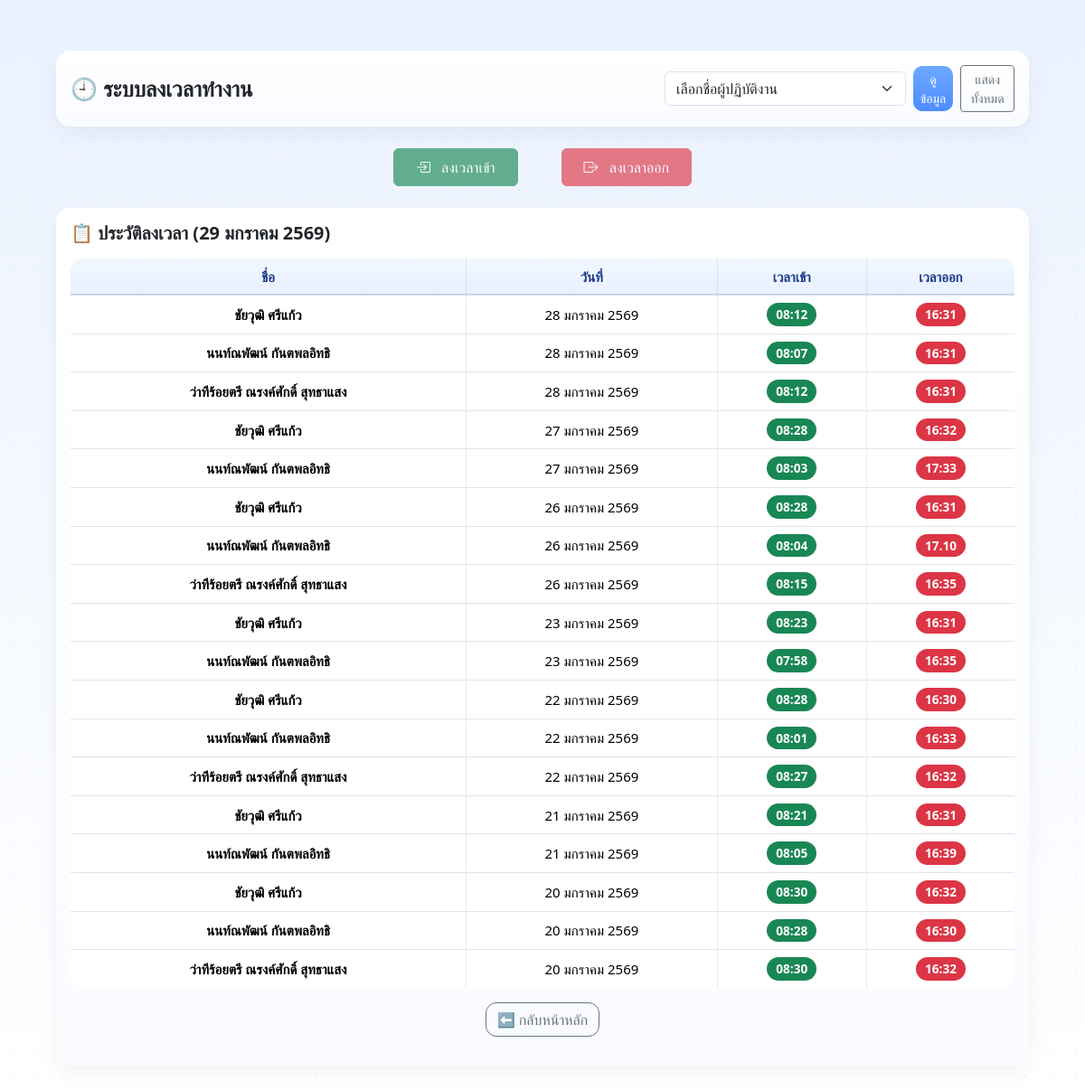
The page /attendance on the database as committed earlier.
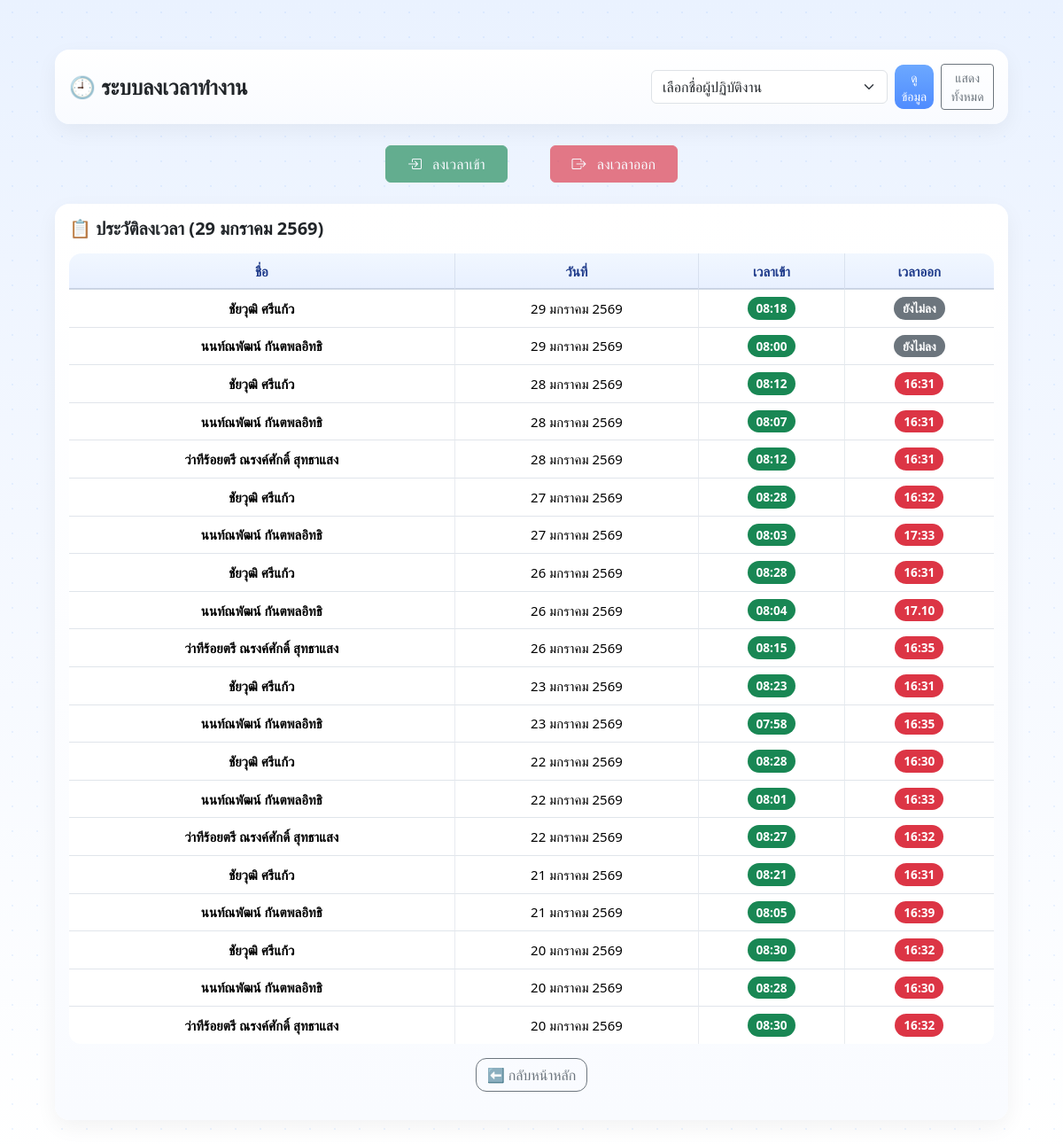
The same page on the database as committed later.
### tables this page shows
CREATE TABLE attendance (
            id INTEGER PRIMARY KEY AUTOINCREMENT,
            staff_name TEXT NOT NULL,
            work_date TEXT NOT NULL,
            time_in TEXT,
            time_out TEXT,
            note TEXT
        );

### app.py (the view)
@app.route("/attendance", methods=["GET"])
def attendance_page():
    now = datetime.now()
    from calendar import monthrange
    year = now.year
    month = now.month
    month_start = f"{year}-{month:02d}-01"
    last_day = monthrange(year, month)[1]
    month_end = f"{year}-{month:02d}-{last_day}"
    selected_staff = request.args.get("staff_name", "")
    conn = sqlite3.connect(DB_NAME)
    conn.row_factory = sqlite3.Row
    cur = conn.cursor()
    if selected_staff is not None and selected_staff != "":
        cur.execute("""
            SELECT staff_name, work_date, time_in, time_out, note
            FROM attendance
            WHERE staff_name = ?
            AND work_date BETWEEN ? AND ?
            ORDER BY work_date DESC
        """, (selected_staff, month_start, month_end))
    else:
        cur.execute("""
            SELECT staff_name, work_date, time_in, time_out, note
            FROM attendance
            WHERE work_date BETWEEN ? AND ?
            ORDER BY work_date DESC, staff_name
        """, (month_start, month_end))
    records = cur.fetchall()
    conn.close()
    today_th = format_date_th_short(now.strftime("%Y-%m-%d"))
    return render_template(
        "attendance.html",
        records=records,
        selected_staff=selected_staff,
        today_th=today_th,
        format_date_th_short=format_date_th_short
    )

### app.py (called while the page is built)
def format_date_th_short(date_str):
    if not date_str:
        return ""
    try:
        dt = datetime.strptime(date_str, "%Y-%m-%d")
        thai_months = [
            "มกราคม", "กุมภาพันธ์", "มีนาคม", "เมษายน",
            "พฤษภาคม", "มิถุนายน", "กรกฎาคม", "สิงหาคม",
            "กันยายน", "ตุลาคม", "พฤศจิกายน", "ธันวาคม"
        ]
        return f"{dt.day} {thai_months[dt.month-1]} {dt.year + 543}"
    except:
        return date_str

### templates/attendance.html (shortened to what this page needs)
<!DOCTYPE html>
<html lang="th">
<head>
    <link href="https://cdn.jsdelivr.net/npm/bootstrap@5.3.2/dist/css/bootstrap.min.css" rel="stylesheet">
    <link rel="stylesheet"
      href="https://cdn.jsdelivr.net/npm/bootstrap-icons@1.11.1/font/bootstrap-icons.css">
    <link rel="stylesheet" href="/static/theme.css">
</head>
<body>
<div class="container mt-4">
    <div class="card mb-4">
        <div class="card-body d-flex align-items-center justify-content-between flex-wrap gap-3">
            <h4 class="mb-0 fw-bold">🕘 ระบบลงเวลาทำงาน</h4>
            <form method="get" action="/attendance" class="d-flex gap-2 align-items-center">
                <select name="staff_name" class="form-select" required style="min-width:200px">
                    <option value="">เลือกชื่อผู้ปฏิบัติงาน</option>
                </select>
                <button class="btn btn-primary btn-sm">
                    ดูข้อมูล
                </button>
                <a href="/attendance" class="btn btn-outline-secondary btn-sm">
                    แสดงทั้งหมด
                </a>
            </form>
        </div>
    </div>
    <div class="d-flex justify-content-center gap-5 mb-4">
        <form method="post" action="/attendance/checkin" class="m-0">
            <button class="btn btn-success px-4 py-2"
                    {% if not selected_staff %}disabled{% endif %}>
                <i class="bi bi-box-arrow-in-right me-2"></i>
                ลงเวลาเข้า
            </button>
        </form>
        <form method="post" action="/attendance/checkout" class="m-0">
            <button class="btn btn-danger px-4 py-2"
                    {% if not selected_staff %}disabled{% endif %}>
                <i class="bi bi-box-arrow-right me-2"></i>
                ลงเวลาออก
            </button>
        </form>
    </div>
    <div class="card">
        <div class="card-body">
            <h5 class="fw-bold mb-3">
                📋 ประวัติลงเวลา ({{ today_th }})
            </h5>
            <div class="table-responsive">
                <table class="table table-bordered align-middle text-center">
                    <thead class="table-light">
                        <tr>
                            <th>ชื่อ</th>
                            <th>วันที่</th>
                            <th>เวลาเข้า</th>
                            <th>เวลาออก</th>
                        </tr>
                    </thead>
                    <tbody>
                        {% if records %}
                            {% for r in records %}
                            <tr>
                                <td class="fw-semibold">{{ r.staff_name }}</td>
                                <td>{{ format_date_th_short(r.work_date) }}</td>
                                <td>
                                    {% if r.time_in %}
                                        <span class="badge bg-success badge-status">{{ r.time_in }}</span>
                                    {% else %}
                                        <span class="badge bg-secondary badge-status">ยังไม่ลง</span>
                                    {% endif %}
                                </td>
                                <td>
                                    {% if r.time_out %}
                                        <span class="badge bg-danger badge-status">{{ r.time_out }}</span>
                                    {% else %}
                                        <span class="badge bg-secondary badge-status">ยังไม่ลง</span>
                                    {% endif %}
                                </td>
                            </tr>
                            {% endfor %}
                        {% else %}
                            <tr>
                                <td colspan="4" class="text-muted py-4">
                                    ยังไม่มีข้อมูล
                                </td>
                            </tr>
                        {% endif %}
                    </tbody>
                </table>
                <div class="text-center mb-3">
                <a href="/" class="btn btn-outline-secondary"
                style="border-radius: 12px;">
                    ⬅️ กลับหน้าหลัก
                </a>
            </div>
            </div>
        </div>
    </div>
</div>
</body>
</html>

### static/theme.css (style rules this page uses)
:root { --primary: #6CA8FF; --bg: #F5F9FF; --card: #FFFFFF; --border: #E6EDFA; --text-main: #1F2937; --text-muted: #94A3B8; }
body { background-color: var(--bg); color: var(--text-main); font-family: "Segoe UI", Tahoma, sans-serif; }
.card { background: var(--card); border-radius: 16px; border: 1px solid var(--border); box-shadow: 0 20px 40px rgba(108,168,255,.12); }
.btn-primary { background: var(--primary); border-color: var(--primary); border-radius: 10px; }
.table tbody tr:not(:last-child) td, .table tbody tr:not(:last-child) th { border-bottom: 1px solid rgba(148, 163, 184, 0.28); }
.table th, .table td { white-space: nowrap; vertical-align: middle; }
.table th:not(:last-child), .table td:not(:last-child) { border-right: 1px solid rgba(148, 163, 184, 0.22); }
.table th, .table td { text-align: center; vertical-align: middle; }
body { background: linear-gradient( 180deg, #eaf2ff 0%, #f4f8ff 45%, #ffffff 100% ); min-height: 100vh; font-size: 15px; line-height: 1.6; color: #1f2937; }
body::before { content: ""; position: fixed; inset: 0; background-image: radial-gradient(rgba(108,168,255,0.12) 1px, transparent 1px); background-size: 28px 28px; pointer-events: none; z-index: -1; }
.container { max-width: 1100px; padding-top: 32px; padding-bottom: 48px; }
.btn { transition: all .2s ease; }
.btn-primary { background: linear-gradient(180deg, #6ca8ff, #4f8cff); border: none; }
.section-box, .card, .table-box { background: linear-gradient( 180deg, #ffffff 0%, #f9fbff 100% ); border-radius: 18px; border: 1px solid rgba(108, 168, 255, 0.18); box-shadow: 0 18px 40px rgba(59, 130, 246, 0.12); }
.table { border-collapse: separate; border-spacing: 0; border-radius: 14px; overflow: hidden; background: #ffffff; }
.table thead th { background: transparent; color: #1e3a8a; font-weight: 600; border-bottom: 1px solid rgba(148, 163, 184, 0.35); }
.table th, .table td { text-align: center; vertical-align: middle; border: none; }
.table tbody tr:not(:last-child) td { border-bottom: 1px solid rgba(148, 163, 184, 0.28); }
body { font-family: "Prompt", "Segoe UI", Tahoma, sans-serif; }
.table-responsive { overflow: visible; }
.table thead th { position: sticky; top: 0; z-index: 10; background: linear-gradient( 180deg, #f1f7ff 0%, #e8f0ff 100% ); box-shadow: inset 0 -1px 0 rgba(148,163,184,0.4); }
.card-body { padding-top: 1rem; }

### templates/attendance.html (style rules this page uses)
body { background: linear-gradient( 180deg, #eaf2ff 0%, #f4f8ff 45%, #ffffff 100% ); min-height: 100vh; }
.card { border-radius: 16px; box-shadow: 0 8px 24px rgba(0,0,0,0.05); border: none; }
.badge-status { font-size: 0.85rem; padding: 6px 10px; border-radius: 999px; }

Rows that differ between the two databases and show on the page:
added attendance: staff_name "ชัยวุฒิ ศรีแก้ว", work_date "29 มกราคม 2569", time_in "08:18", shows "ยังไม่ลง"
added attendance: staff_name "นนท์ณพัฒน์ กันตพลอิทธิ", work_date "29 มกราคม 2569", time_in "08:00", shows "ยังไม่ลง"
